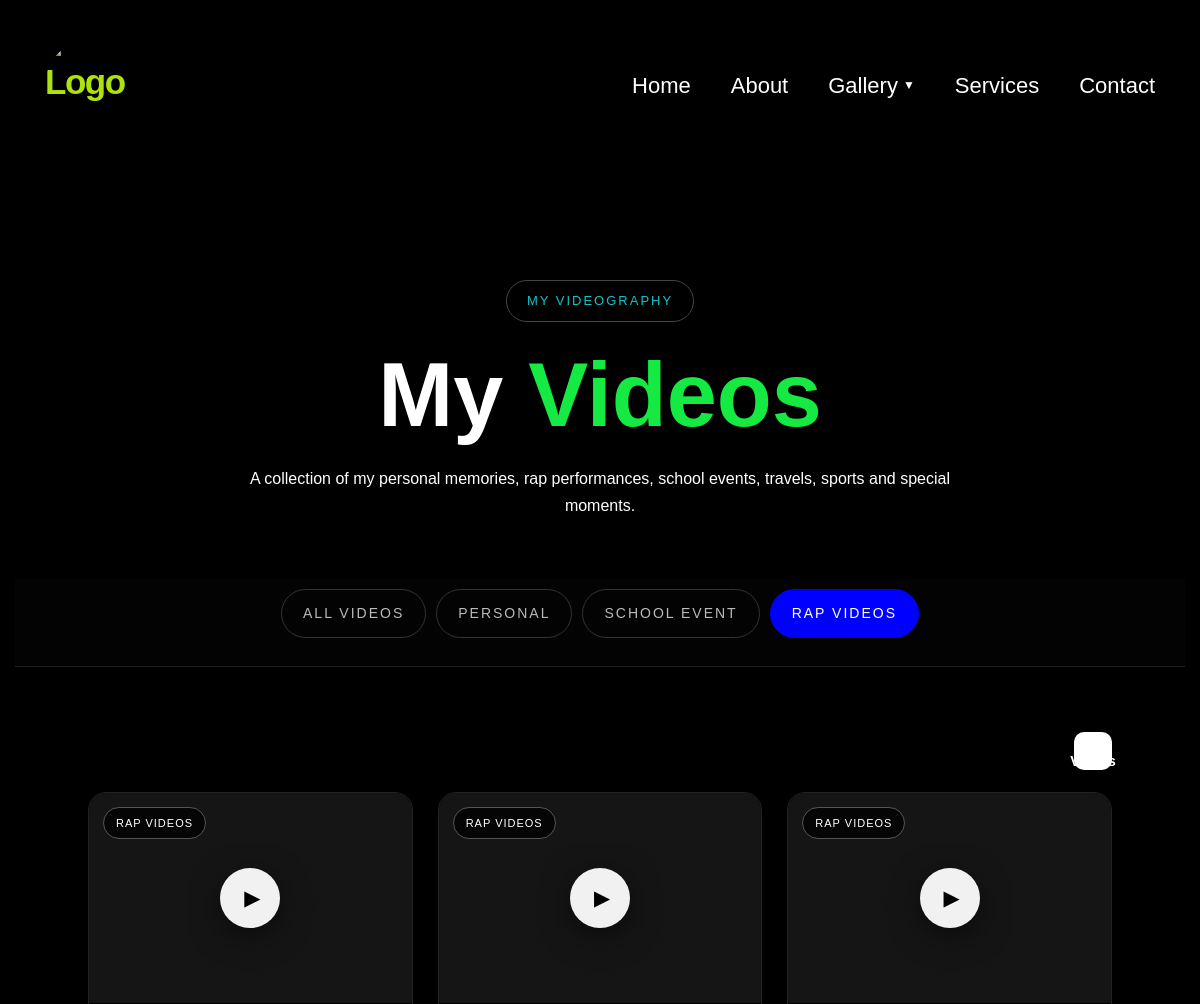
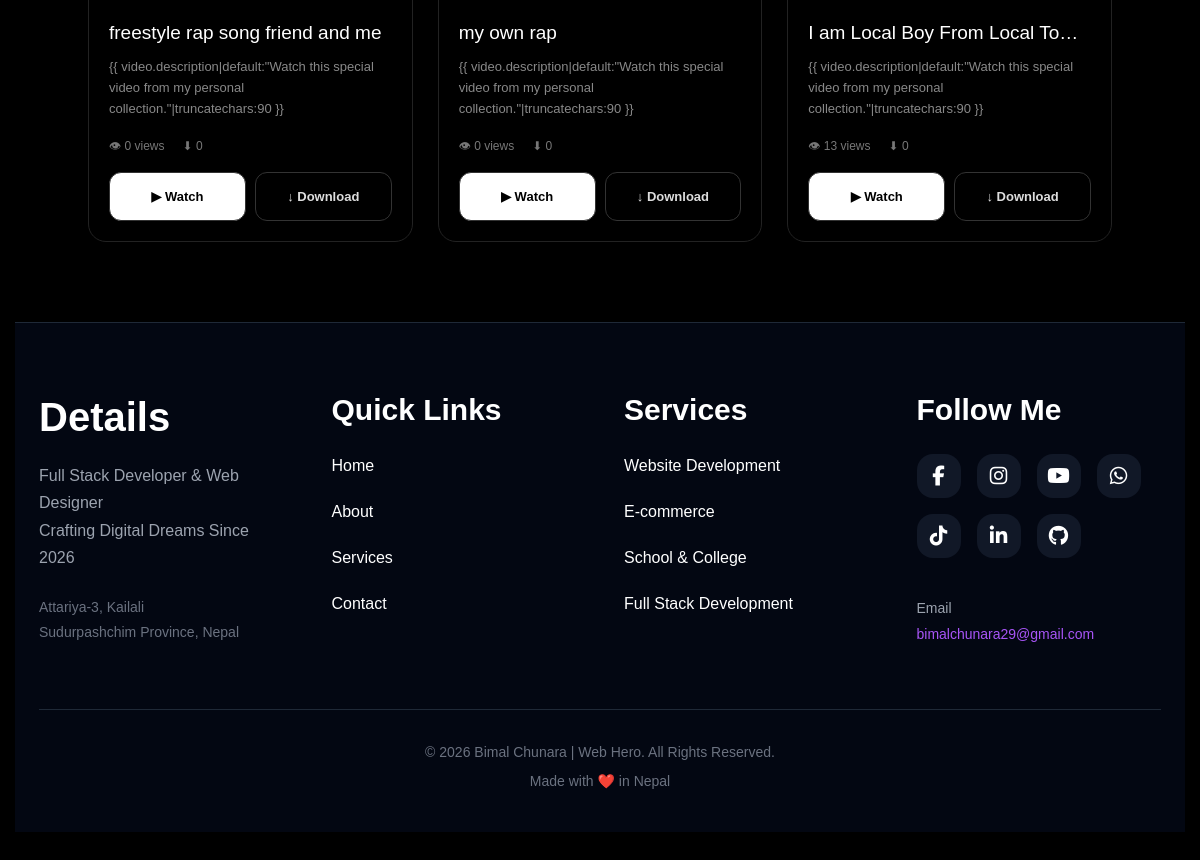
The app's page /videos/?category=rap with its own data (2 pictures, top to bottom).
### hero/models.py (models this page shows, shortened)
class Video(models.Model):
    CATEGORY_CHOICES = [
        ('all', 'All Videos'),
        ('personal', 'Personal'),
        ('school', 'School Event'),
        ('rap', 'Rap Videos'),
        ('group', 'Group Dance Video'),
    ]
    title = models.CharField(max_length=200)
    slug = models.SlugField(
        max_length=250,
        unique=True,
        blank=True
    )
    category = models.CharField(
        max_length=30,
        choices=CATEGORY_CHOICES,
        default='personal'
    )
    description = models.TextField(
        blank=True
    )
    video_file = models.FileField(
        upload_to='videos/',
        blank=True,
        null=True
    )
    views = models.PositiveIntegerField(
        default=0
    )
    downloads = models.PositiveIntegerField(
        default=0
    )
    featured = models.BooleanField(
        default=False
    )
    created_at = models.DateTimeField(
        auto_now_add=True
    )
    updated_at = models.DateTimeField(
        auto_now=True
    )
    is_active = models.BooleanField(
        default=True
    )

### hero/views.py (the view)
def video_gallery(request):
    category = request.GET.get('category', 'all')
    videos = Video.objects.filter(
        is_active=True
    ).order_by('-created_at')
    if category != 'all':
        videos = videos.filter(category=category)
    categories = [
        ('all', 'All Videos'),
        ('personal', 'Personal'),
        ('school', 'School Event'),
        ('rap', 'Rap Videos'),
    ]
    context = {
        'videos': videos,
        'categories': categories,
        'active_category': category,
    }
    return render(
        request,
        'videos.html',
        context
    )

### templates/videos.html (shortened to what this page needs)
{% extends 'base.html' %} {% block content %}
<section class="hero">
  <div class="badge">MY VIDEOGRAPHY</div>
  <h1>My <span>Videos</span></h1>
  <p>
    A collection of my personal memories, rap performances, school events,
    travels, sports and special moments.
  </p>
</section>
<div class="categories">
  {% for value, label in categories %}
  <a
    href="?category={{ value }}"
    class="category {% if active_category == value %} active {% endif %}"
  >
    {{ label }}
  </a>
  {% endfor %}
</div>
<main class="container">
  <div class="section-title">
    <span> {{ videos|length }} Videos </span>
  </div>
  {% if videos %}
  <div class="video-grid">
    {% for video in videos %}
    <article class="video-card">
      <div class="thumbnail">
        <div class="play-button">▶</div>
        <div class="category-label">{{ video.get_category_display }}</div>
      </div>
      <div class="video-content">
        <h3>{{ video.title }}</h3>
        <p class="description">
          {{ video.description|default:"Watch this special video from my
          personal collection."|truncatechars:90 }}
        </p>
        <div class="stats">
          <span> 👁 {{ video.views }} views </span>
          <span> ⬇ {{ video.downloads }} </span>
        </div>
        <div class="buttons">
          <a
            href="{% url 'training:video_detail' video.slug %}"
            class="btn watch"
          >
            ▶ Watch
          </a>
          {% if video.video_file %}
          <a href="{% url 'training:download_video' video.slug %}" class="btn">
            ↓ Download
          </a>
          {% endif %}
        </div>
      </div>
    </article>
    {% endfor %}
  </div>
  {% else %}
  <div class="empty">
    <h3>No Videos Found</h3>
    <p>Videos will appear here after uploading them from the admin panel.</p>
  </div>
  {% endif %}
</main>
{% endblock %}

### records on screen
Video: category "RAP VIDEOS", title "freestyle rap song friend and me", views "0", downloads "0", shows "↓ Download"
Video: category "RAP VIDEOS", title "my own rap", views "0", downloads "0", shows "↓ Download"
Video: category "RAP VIDEOS", title "I am Local Boy From Local To…", views "13", downloads "0", shows "↓ Download"

### other values on screen
{{ label }} "ALL VIDEOS" "PERSONAL" "SCHOOL EVENT" "RAP VIDEOS"
